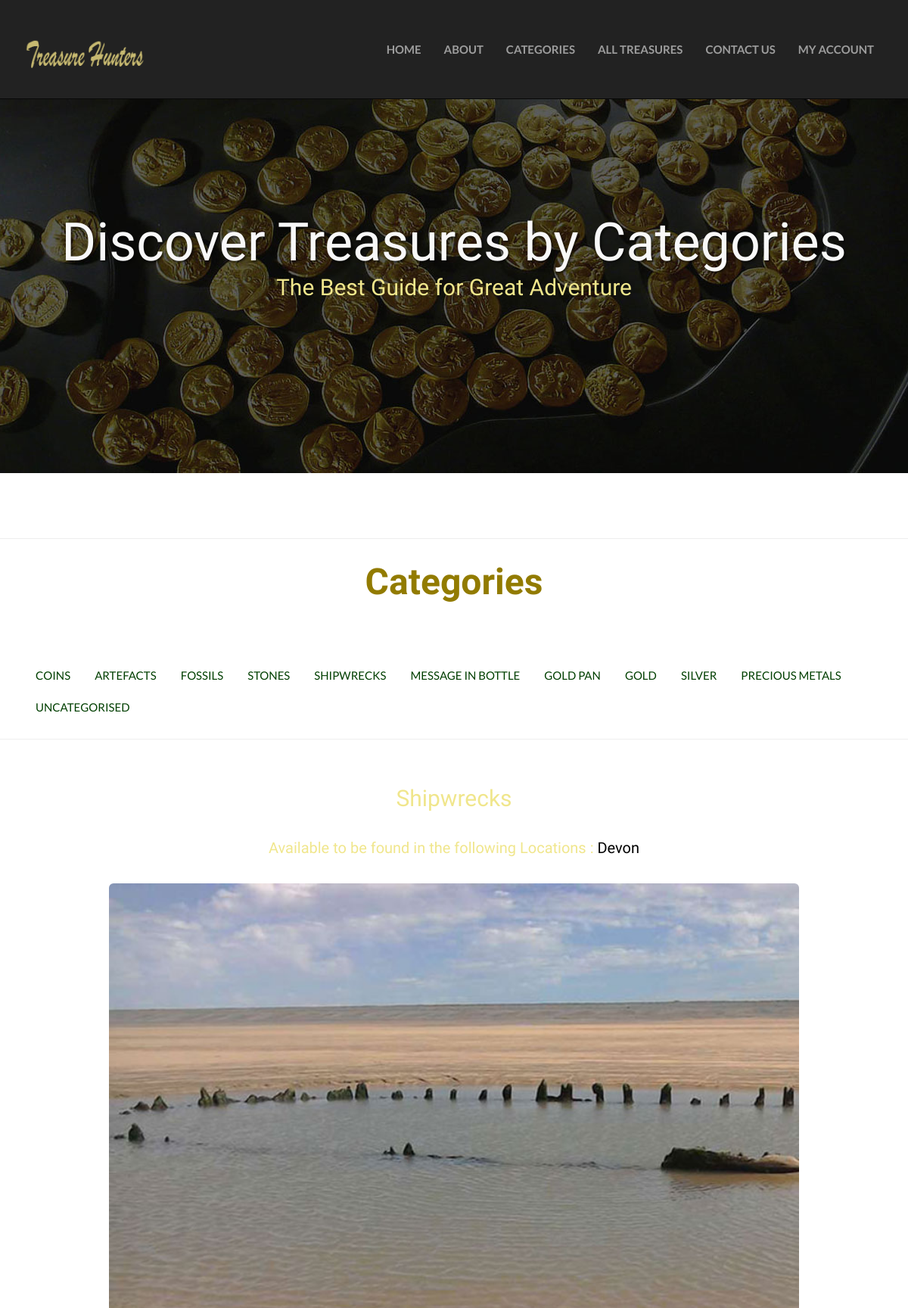
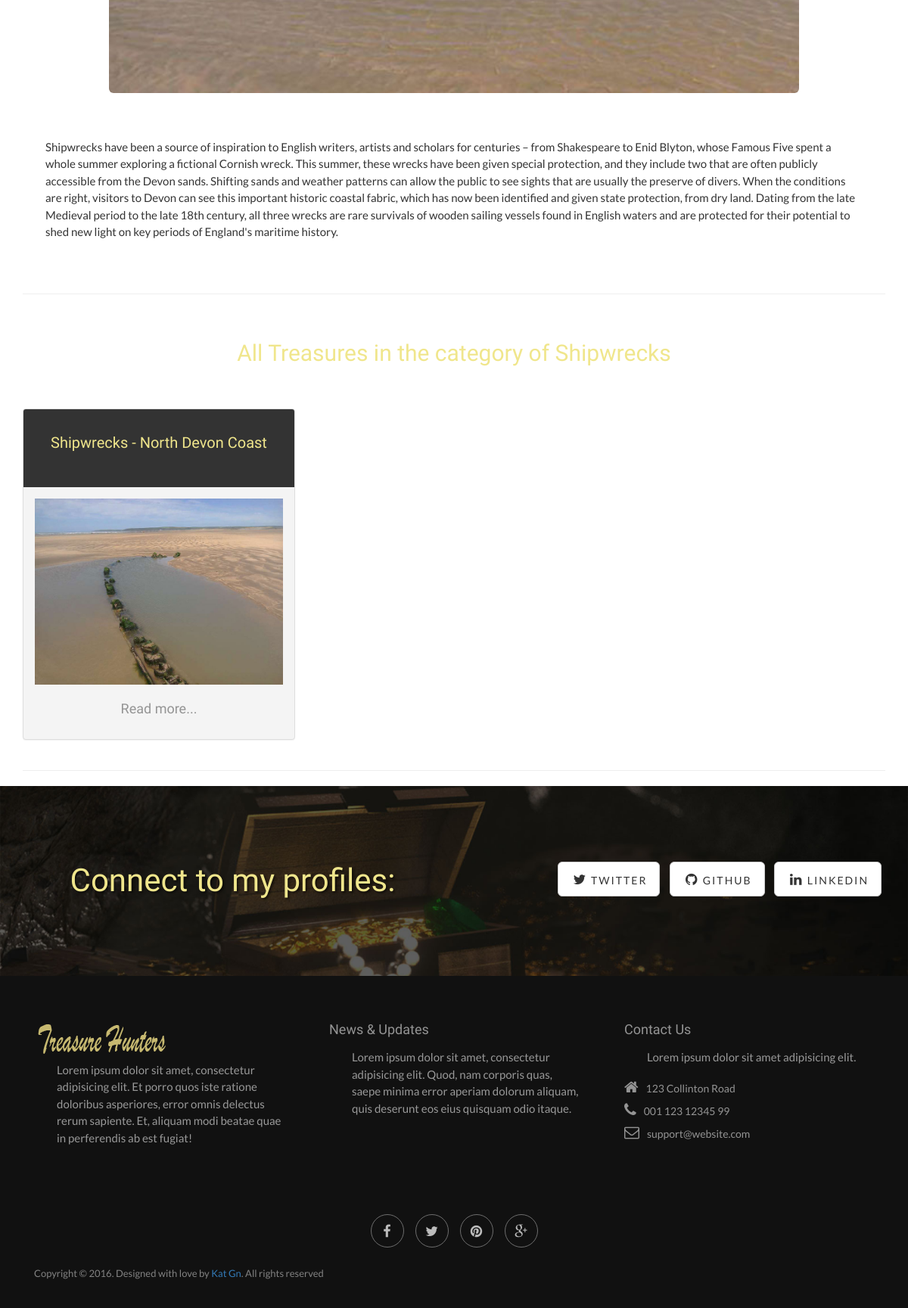
The page /category/shipwrecks on the database its author committed (2 pictures, top to bottom).
### tables this page shows
CREATE TABLE categories (name text, locations text, category text, "desc" text, img text, page_name text);

CREATE TABLE treasures (id INT PRIMARY KEY UNIQUE, name text, year text, img text, img2 text, info text, location text, page_name text, category text);

### treasures.py (the view)
@app.route('/category')
@app.route('/category/<name>')
def category(name):
	sql = ('SELECT * FROM categories WHERE page_name = ?')
	connection = sqlite3.connect("mydatabase.db")
	connection.row_factory = sqlite3.Row
	rows = connection.cursor().execute(sql,[name]).fetchall()
	sql2 = ('SELECT * FROM treasures WHERE category = ?')
	connection = sqlite3.connect("mydatabase.db")
	connection.row_factory = sqlite3.Row
	treasures = connection.cursor().execute(sql2,[name]).fetchall()
   	all = connection.cursor().execute("SELECT * FROM categories").fetchall()
	return render_template('category.html', rows = rows, name=name, all=all, treasures=treasures)

### templates/category.html (shortened to what this page needs)
<!DOCTYPE html>
<html lang="en">
<head>
	<link rel="stylesheet" type="text/css" href="//netdna.bootstrapcdn.com/bootstrap/3.1.1/css/bootstrap.min.css">
    <link rel="stylesheet" href="{{ url_for('static', filename='css/normalize.css')}}">
    <link rel="stylesheet" href="{{ url_for('static', filename='css/bootstrap.min.css')}}">
    <link rel="stylesheet" href="{{ url_for('static', filename='css/font-awesome/css/font-awesome.min.css')}}">
	<link rel="stylesheet" href="{{ url_for('static', filename='css/style.css')}}">
 <link href="{{ url_for("static", filename="font-awesome/css/font-awesome.min.css") }}" rel="stylesheet" />
 <link href="{{ url_for("static", filename="css/bootstrap.css") }}" rel="stylesheet" />
 <link href="{{ url_for("static", filename="css/font-awesome/css/font-awesome.min.css") }}" rel="stylesheet" />
</head>
<body>
	 <nav class="navbar navbar-inverse navbar-default navbar-fixed-top" role="navigation">
		<div class="container">
            <div class="navbar-header">
                <a class="navbar-brand" href="http://localhost:5000/"><img class="logo" id="logo" src="../static/images/logo.png" alt="logo"></a>
            </div>
            <div class="collapse navbar-collapse navbar-right navbar-ex1-collapse">
                <ul class="nav navbar-nav">
                         <li><a href="{{ url_for(".root") }}"> Home</a></li>
						 <li><a href="{{ url_for(".root") }}#about">ABOUT</a></li>
						 <li><a href="{{ url_for(".root") }}#services">CATEGORIES</a></li>
						  <li><a href="{{ url_for(".list") }}">ALL TREASURES</a></li>
					    <li><a href="{{ url_for(".contactme") }}"> CONTACT US</a></li>
						 <li><a href="{{url_for('login')}}">MY ACCOUNT</a>
            </ul>
        </div>
    </div>
</nav>
    <div class="intro-header">
        <div class="container">
            <div class="row">
                <div class="col-lg-12">
                    <div class="intro-message">
                        <h1>Discover Treasures by Categories</h1>
                        <h2>The Best Guide for Great Adventure </h2>
                    </div>
                </div>
            </div>
        </div>
    </div>
<hr></hr>
        <div class="col-md-12 col-sm-12 col-xs-12 section-header wow fadeInDown">
                    <h2><span class="highlight-text"> Categories</span></h2>
                </div>
<div class="row">
<div id="exTab1" class="container">
<ul  class="nav nav-pills">
			<li class="active">
		{% for row in all %}
                  <li><a href="/category/{{ row['page_name'] }}">{{ row["name"] }}</a></li>
				{%  endfor %}
			</li>
		</ul>
  </div>
  </div>
<hr></hr>
<br/>
<br/>
		<div class="container">
			{% for row in rows %}
              	<h2>{{ row['name'] }}</h2>
				<h3>Available to be found in the following Locations : <font color="black"> {{ row["locations"] }}</font></h3>
			<center><img src="http://localhost:5000/static/img/{{ row['img'] }}" style="width:80%" class="img-responsive img-rounded"></center>
           <br/>
		   <br/>
		   <br/>
              <p>	{{ row["desc"] }}</p>
              	<br/>
				<br/>
            <hr/>
              <br/>
			  <br/>
              	<h2 id="sec1">All Treasures in the category of {{ row["name"] }} </h2>
				<br/>
				<br/>
				 {%  endfor %}
              	<div class="row">
				{% for row in treasures %}
                  <div class="col-md-4">
                    <div class="panel panel-default">
                      <div class="panel-heading"><h3>{{ row["name"] }}</h3></div>
                      <div class="panel-body">
					 <a href="/treasures/{{ row['page_name'] }}"> <img src="/static/img/{{ row['img'] }}" style="width:100%" class="img-responsive">
				<center><h4>Read more...</h4></center></a>
                      </div>
                    </div>
                  </div>
				  {%  endfor %}
              	</div>
<hr>
			</div>
    <div class="banner">
        <div class="container">
            <div class="row">
                <div class="col-lg-6">
                    <h2>Connect to my profiles:</h2>
                </div>
                <div class="col-lg-6">
                    <ul class="list-inline banner-social-buttons">
                        <li><a href="https://twitter.com/gn_kat" class="btn btn-default btn-lg"><i class="fa fa-twitter fa-fw"></i> <span class="network-name">Twitter</span></a>
                        </li>
                        <li><a href="https://github.com/katgni" class="btn btn-default btn-lg"><i class="fa fa-github fa-fw"></i> <span class="network-name">Github</span></a>
                        </li>
                        <li><a href="https://uk.linkedin.com/in/katarzyna-gniady-brzoza-9039a0100" class="btn btn-default btn-lg"><i class="fa fa-linkedin fa-fw"></i> <span class="network-name">Linkedin</span></a>
                        </li>
                    </ul>
                </div>
            </div>
        </div>
    </div>
    <section class="footer-container">
        <div class="container">
            <div class="row footer-containertent">
                <div class="col-md-4">
                    <img src="../static/images/logo.png" alt="">
                    <p>Lorem ipsum dolor sit amet, consectetur adipisicing elit. Et porro quos iste ratione doloribus asperiores, error omnis delectus rerum sapiente. Et, aliquam modi beatae quae in perferendis ab est fugiat!</p>
                </div>
                <div class="col-md-4">
                    <h4>News & Updates</h4>
                    <p>Lorem ipsum dolor sit amet, consectetur adipisicing elit. Quod, nam corporis quas, saepe minima error aperiam dolorum aliquam, quis deserunt eos eius quisquam odio itaque.</p>
                </div>
                <div class="col-md-4 contac-us">
                    <h4>Contact Us</h4>
                    <p>Lorem ipsum dolor sit amet adipisicing elit.</p>
					<ul>
                            <li><i class="fa fa-home"></i>123 Collinton Road</li>
                            <li><i class="fa fa-phone"></i>001 123 12345 99</li>
                            <li><i class="fa fa-envelope-o"></i>support@website.com</li>
                        </ul>
                </div>
            </div>
        </div>
    </section>
    <footer>
        <div class="container">
            <div class="row">
                <div class="footer-containertent">
                    <ul class="footer-social-info">
                        <li>
                            <a href="#"><i class="fa fa-facebook"></i></a>
                        </li>
                        <li>
                            <a href="#"><i class="fa fa-twitter"></i></a>
                        </li>
                        <li>
                            <a href="#"><i class="fa fa-pinterest"></i></a>
                        </li>
                        <li>
                            <a href="#"><i class="fa fa-google-plus"></i></a>
                        </li>
                    </ul>
					<br/><br/>
<p>Copyright © 2016. Designed with love by  <a href="http://kgbdesign.co.uk/">Kat Gn</a>.  All rights reserved</p>
                </div>
            </div>
        </div>
    </footer>
</body>
</html>

### static/css/style.css (style rules this page uses)
body { font-family: 'Open Sans', sans-serif; background: #fff; font-size: 14px; font-weight: 400; -webkit-box-sizing: border-box; -moz-box-sizing: border-box; box-sizing: border-box; -webkit-font-smoothing: subpixel-antialiased; color: #666; line-height: 25px; -webkit-backface-visibility: hidden; backface-visibility: hidden; }
html { -webkit-font-smoothing: antialiased; -moz-osx-font-smoothing: grayscale; text-shadow: 1px 1px 1px rgba(0,0,0,0.004); }
img { max-width: 100%; }
ul { padding: 0; list-style: none; margin-bottom: 0; }
h1,h2,h3,h4,h5,h6 { font-family: 'Satisfy', cursive; line-height: 1.2; margin-top: 0; margin-bottom: 15px; -webkit-font-smoothing: antialiased; -moz-osx-font-smoothing: grayscale; text-shadow: 1px 1px 1px rgba(0,0,0,0.004); }
h1 { font-size: 36px; }
h2 { font-size: 30px; }
h3 { font-size: 28px; color: #000000; padding: 20px 0; }
h4 { font-size: 18px; color: #949494; }
a,p,li,input,textarea { font-weight: 400; line-height: 1.5; -webkit-font-smoothing: antialiased; -moz-osx-font-smoothing: grayscale; }
p { color: #333; font-size: 14px; }
a { -webkit-transition: all .3s; -moz-transition: all .3s; -ms-transition: all .3s; -o-transition: all .3s; transition: all .3s; color: #927B00; }
.section-header { text-align: center; margin-bottom: 50px; }
.section-header h2 { font-weight: 700; font-size: 48px; color: #927B00; border-top: none; border-bottom: none; padding: 8px 10px; }
.navbar-brand { float: left; height: 30px; padding: 0px 10px; font-size: 18px; line-height: 20px; clear: both; width: 100%; text-align: center; margin-top: 15px; margin-bottom: 15px; }
.footer-container p { color: #999; }
footer { background-color: #111111; padding: 20px 15px; overflow: hidden; }
footer .footer-containertent { text-align: center; }
footer p { color: #828282; margin-bottom: 15px; font-size: 13px; }
footer ul { display: inline-block; }
footer ul li { float: left; margin-right: 15px; }
footer ul li:last-child { margin-right: 0; }
footer ul li a { font-size: 18px; }
footer ul li a i { font-size: 21px; color: #BCBCBC; -webkit-transition: all .3s; -moz-transition: all .3s; -ms-transition: all .3s; -o-transition: all .3s; transition: all .3s; }
.footer-container { background-color: #111111; padding: 60px 30px; }
.footer-container ul li { color: #949494; padding-top: 8px; }
.footer-container ul li i { margin-right: 10px; font-size: 20px; }
.footer-social-info li { width: 44px; height: 44px; margin: 0px 15px 0px auto; text-align: center; float: left; padding: 8px; border: 1px solid #6E6E6E; border-radius: 50%; }

### rows shown on the page
categories: name "COINS"
categories: name "ARTEFACTS"
categories: name "FOSSILS"
categories: name "STONES"
categories: name "SHIPWRECKS", name "Shipwrecks", locations "Devon", img (picture), desc "Shipwrecks have been a source of inspiration to English writers, artists and scholars for centuries – from Shakespeare to Enid Blyton, whose Famous Five spent a whole summer exploring a fictional Cornish wreck. This summer, these wrecks have been given special protection, and they include two that are often publicly accessible from the Devon sands. Shifting sands and weather patterns can allow the public to see sights that are usually the preserve of divers. When the conditions are right, visitors to Devon can see this important historic coastal fabric, which has now been identified and given state protection, from dry land. Dating from the late Medieval period to the late 18th century, all…"
categories: name "MESSAGE IN BOTTLE"
categories: name "GOLD PAN"
categories: name "GOLD"
categories: name "SILVER"
categories: name "PRECIOUS METALS"
categories: name "UNCATEGORISED"
treasures: name "Shipwrecks - North Devon Coast", img (picture)
